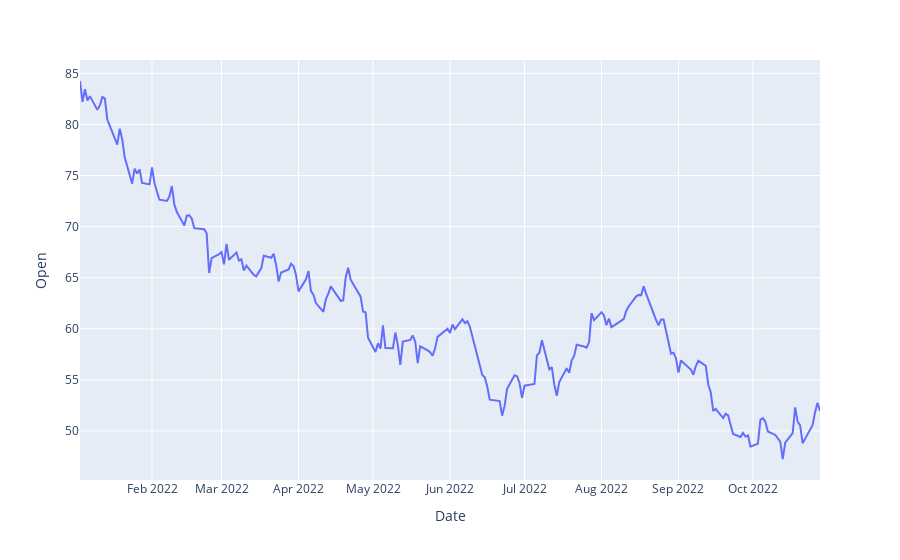

Notebook code for this chart:
### Code cell
fig = px.line(test['AOS'], x=test['AOS'].index, y="Open")
fig.show()

### Figure 1 — Plotly figure (JSON) as saved in the notebook; plotly's stock layout.template omitted (floating-point values rounded to 4 significant figures; data arrays with more than 128 entries replaced by an {"elided": "..."} marker saying what was removed)
{"data": [{"hovertemplate": "Date=%{x}<br>Open=%{y}<extra></extra>", "legendgroup": "", "line": {"color": "#636efa", "dash": "solid"}, "marker": {"symbol": "circle"}, "mode": "lines", "name": "", "orientation": "v", "showlegend": false, "type": "scatter", "x": {"elided": "208 str values"}, "xaxis": "x", "y": {"elided": "208 float values"}, "yaxis": "y"}], "layout": {"legend": {"tracegroupgap": 0}, "margin": {"t": 60}, "xaxis": {"anchor": "y", "domain": [0, 1], "title": {"text": "Date"}}, "yaxis": {"anchor": "x", "domain": [0, 1], "title": {"text": "Open"}}}}
